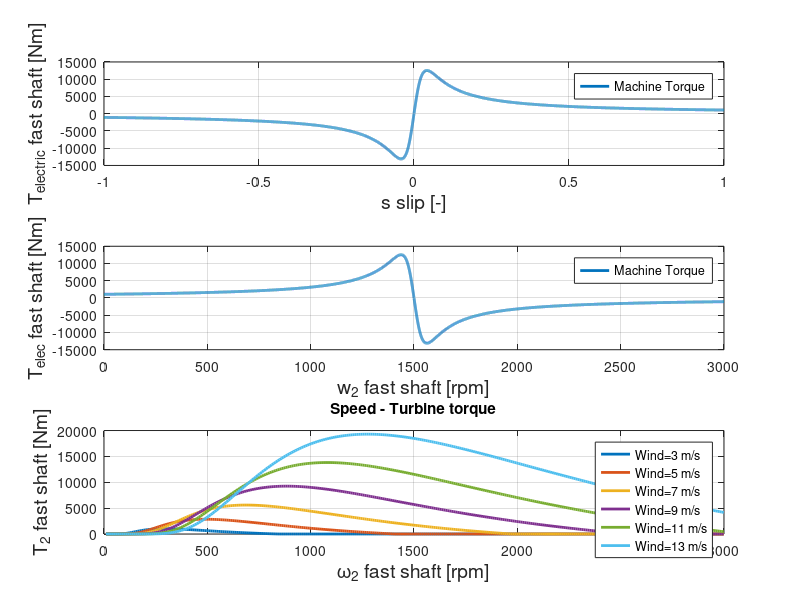
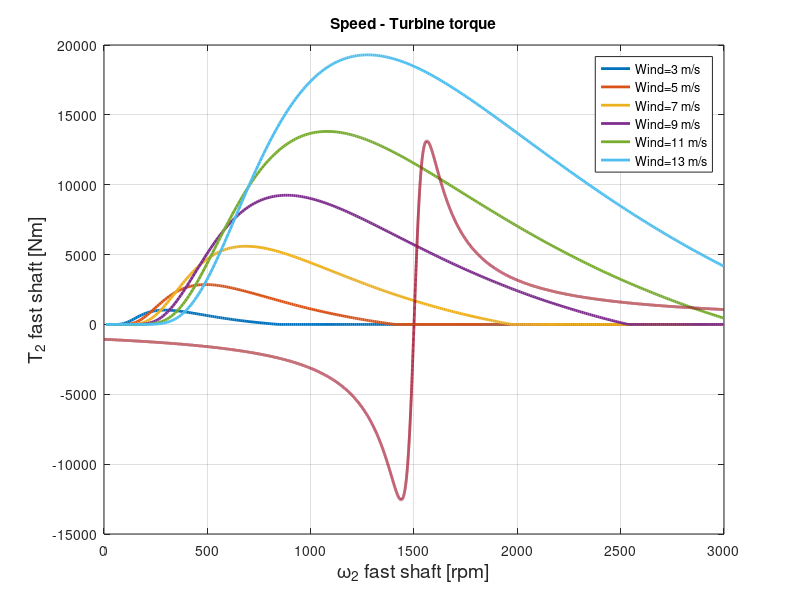

The MATLAB source for these figures, in order:
clear all; close all; clc;
%% Machine parameters
Vnom=960;                   % Nominal voltage
Rs=0.005;                   % Stator resistance
Xs=2*pi*50*4e-4;            % Leakage stator inductance (impedance)
Rr=0.009;                   % Rotor resistance
Xr=2*pi*50*3E-4 ;           % Leakage rotor inductance (impedance)
Xm=2*pi*50*15E-3;           % Magnetizing branch inductance(impedance)
Rm=140;                     % Magnetizing branch resistance
V=Vnom/sqrt(3);             % Nominal voltage
pols=2;                     % Pole pairs
ws=2*pi*50/pols;            % Synchronous speed

%% Equivalent scheme
%         Xs      Rs              Xr     Rr/s
% ------|||||--/\/\/\-----------|||||--/\/\/\----.
% +         --->         |  |       --->          |
%            Is          X  /        Ir           |
% V                   Xm X  \                     |
%                        X  / Rm                  |
% -                      |  \                     |
% ------------------------------------------------·
s=-1:.0001:1;                                       %create slip axis swipe
Zm=(Rm*1j*Xm)/(Rm+1j*Xm);                           %magnetizing branch equivalent impedance
paralel=(((Rr./s+1j*Xr)*Zm)./((Rr./s+Xr*1j)+Zm));   %rotor + magnetizing branch equivalent impedance
imp=paralel+Rs+Xs*1j;                               %stator+rotor+magn branch equivalent impedance

Is=V./imp;                                          %stator current
Vr=Is.*paralel;                                     %middle voltage
Ir=Vr./(Rr./s+1j*Xr);                               %rotor current

Telec1=3*abs(Ir.^2)*Rr./(s*ws);                     %Electrical Torque=Power/(s)ws


subplot(3,1,1);
plot(s,Telec1,'LineWidth',2);grid on;
xlabel('s slip [-]','FontSize',14);
ylabel('T_{electric} fast shaft [Nm]','FontSize',14);
legend('Machine Torque')


subplot(3,1,2);
plot((1-s)*ws*30/pi,Telec1,'LineWidth',2);grid on;
xlabel('w_2 fast shaft [rpm]','FontSize',14);
ylabel('T_{elec} fast shaft [Nm]','FontSize',14);
legend('Machine Torque')

%% Turbine parameters
% Cp values [Cp values from the rable]

c1=0.44;
c2=125;
c3=0;c4=0;c5=0;
c6=6.94;
c7=16.5;
c8=0;
c9=-0.002;

% WT parameters
R_turbina=38;               % WT radius
A=pi*R_turbina^2;           % Area
rho=1.225;                  % Air density
angle_pitch=0;              % Pitch angle
n_multiplicador = 60;       % Transmission ratio (gearbox)

%% Curve [Speed - turbine torque]
% Calculation for different shaft speed and for different wind speeds

w2=0:1:314;                     % Vector of machine speeds


for ii=1:1:6                                                                            % Creation of the 'for' loop. It will execute it 6 times, as defined (1:1:6)
    vw=1+ii*2;                                                                          % Wind speed (for simplicity, we calculate it based on the iteration number)
    clear tsr;                                                                          % Clear the tip speed ratio for the calculation of the current iteration
    tsr= w2*R_turbina/(n_multiplicador*vw);                                             % Calculation of the TSR for the current wind speeds [vw] and the linear blade speed [w2*R_turbina/(n_multiplicador)]
    k1=(tsr+c8*angle_pitch).^(-1)-c9/(1+angle_pitch^3);                                 % aux variable for the cp calculation
    cp=max(0,c1*(c2*k1-c3*angle_pitch-c4*angle_pitch^c5-c6).*exp(-c7*k1));              % Calculation of the Cp constant for the current iteration
    T_turbina(ii,:) = (1/n_multiplicador)*0.5*rho*A*cp*vw^3.*(w2/n_multiplicador).^-1;  % Turbine torque (fast shaft)
    txt{ii}=['Wind=' num2str(vw) ' m/s'];                                               % Creation of a 'txt' vector for the legend
end

%Grafic [Velocitat eix - Parell turbina]
subplot(3,1,3);
plot(w2*30/pi,T_turbina,'LineWidth',2);grid on; % plots the turbine to the speed of the machine
xlabel('\omega_2 fast shaft [rpm]','FontSize',14); % x axis label
ylabel('T_2 fast shaft [Nm]','FontSize',14); % y axis label
legend(txt); % legend
title('Speed - Turbine torque') % title


%% Graphic code
figure();
plot(w2*30/pi,T_turbina,'LineWidth',2);grid on;
hold on
plot((1-s)*ws*30/pi,-Telec1,'LineWidth',2);grid on;
xlabel('\omega_2 fast shaft [rpm]','FontSize',14);
ylabel('T_2 fast shaft [Nm]','FontSize',14);
legend(txt); 
title('Speed - Turbine torque') % title